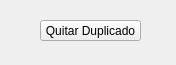
<?xml version="1.0" encoding="UTF-8"?>
<ui version="4.0">
 <class>Duplicado</class>
 <widget class="QWidget" name="Duplicado">
  <property name="geometry">
   <rect>
    <x>0</x>
    <y>0</y>
    <width>176</width>
    <height>65</height>
   </rect>
  </property>
  <property name="windowTitle">
   <string>Form</string>
  </property>
  <widget class="QPushButton" name="pushButton">
   <property name="geometry">
    <rect>
     <x>40</x>
     <y>20</y>
     <width>101</width>
     <height>21</height>
    </rect>
   </property>
   <property name="text">
    <string>Quitar Duplicado</string>
   </property>
  </widget>
 </widget>
 <resources/>
 <connections/>
</ui>
